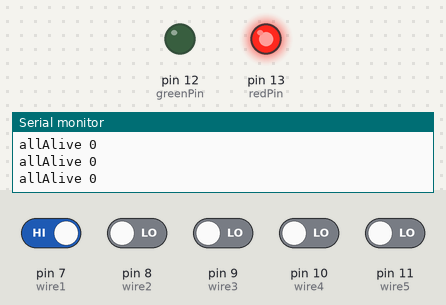
Bench run of a sketch on a simulated Arduino Uno, built with avr-gcc and run on an emulated ATmega328P. Parts: output pins drawn as LEDs (lit = HIGH), the last lines printed to the serial monitor. Inputs (shaded band) come from the test bench; at power-on: pin 7 (wire1) HIGH, pin 8 (wire2), pin 9 (wire3), pin 10 (wire4), pin 11 (wire5) LOW.

Above: at 1.8 s.
1.9 s: pin 7 (wire1) driven LOW
At 3.4 s:
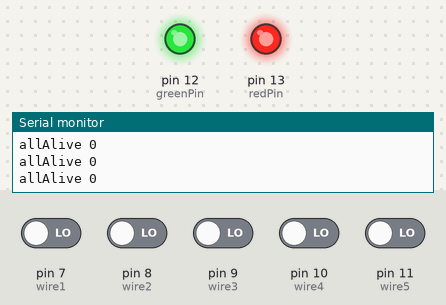
Timing chart, 0 to 4.9 s (numbered marks = the images above; inputs shaded):
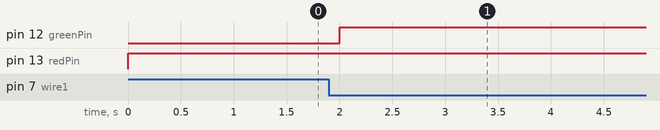

Measured:
- after the input at 1.9 s, pin 12 (greenPin): LOW → HIGH after 0.10 s

The sketch:

wire_bomb.ino
```cpp
int greenPin = 12;
int redPin = 13;

int wire1 = 7;
int wire2 = 8;
int wire3 = 9;
int wire4 = 10;
int wire5 = 11;

boolean lose = false;
boolean win = false;

boolean isAliveWire1;
boolean isAliveWire2;
boolean isAliveWire3;
boolean isAliveWire4;
boolean isAliveWire5;
boolean allAlive;

void setup() {
  Serial.begin(9600);

  pinMode(greenPin, OUTPUT);
  pinMode(redPin, OUTPUT);

  pinMode(wire1, INPUT);
  pinMode(wire2, INPUT);
  pinMode(wire3, INPUT);
  pinMode(wire4, INPUT);
  pinMode(wire5, INPUT);
}

void loop() {

  win = false;
  lose = false;

  isAliveWire1 = digitalRead(wire1);
  isAliveWire2 = digitalRead(wire2);
  isAliveWire3 = digitalRead(wire3);
  isAliveWire4 = digitalRead(wire4);
  isAliveWire5 = digitalRead(wire5);

  allAlive = (isAliveWire1 && isAliveWire2 && isAliveWire3 && isAliveWire4 && isAliveWire5);

  Serial.print("allAlive ");
  Serial.println(allAlive);

  if (!allAlive) {
    if (!isAliveWire1) {
      win = true;
    } else {
      lose = true;
    }
  }

  if (win) {
    digitalWrite(greenPin, HIGH);
  }

  if (lose) {
    digitalWrite(redPin, HIGH);
  }

  delay(500);
}
```
